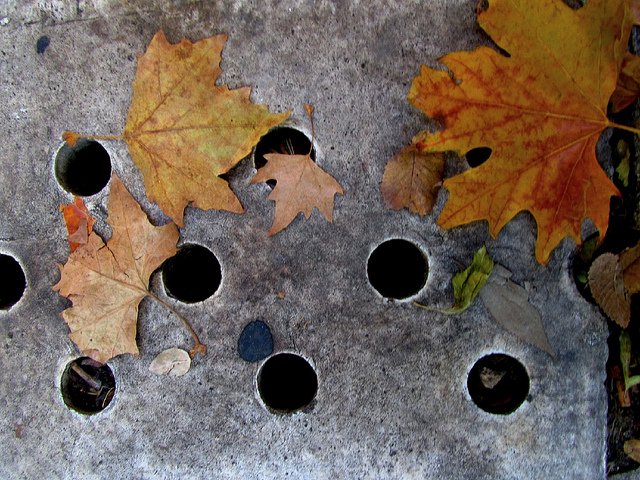
#> input picture agujeros/agujero.jpg, 640 x 480 px
$ python circulos.py agujeros/agujero.jpg
#> lines starting #> are read from the running program, lines starting #| are printed output that depends on the picture
from PIL import Image, ImageDraw,ImageFont
import sys, random
from math import sqrt,fabs,sin,cos,atan2, pow,radians

def convolucion(im,g):
    w, h = im.size
    pixeles = im.load()
    imCon = Image.new('RGB', (w,h))
    pixCon = imCon.load()

    for x in range(w):
        for y in range(h):
            suma = 0
            for i in range(x-1, x+2):
                for j in range(y-1, y+2):
                    try:
                        suma += g[i - (x-1)][j - (y-1)] * pixeles[i,j][1]
                    except:
                        pass
            pixCon[x,y] = (suma,suma,suma)
    return imCon

def centroCirculo(imx, imy, im, r):
    w,h = im.size
    freq = dict()
    circulos = dict()
    coordx = imx.load()
    coordy = imy.load()

    for x in range(w):
        for y in range(h):
            (rx,gx,bx) = coordx[x,y]
            (ry,gy,by) = coordy[x,y]

            gx = float(rx+gx+bx)/3
            gy = float(ry+gy+by)/3
            g = sqrt(pow(gx,2) + pow(gy,2))

            if fabs(g) > 0:
                #cosTheta = gx/g
                #sinTheta = gy/g
                theta = atan2(gy,gx)

                #centro = (int(x-r*cosTheta), int(y-r*sinTheta))
                centro = (int( x - r * cos(theta)), int( y - r * sin(theta)))
                #redondear
                centro = ((centro[0]/10)*10, (centro[1]/10)*10)

                if not centro in freq:
                    freq[centro] = 1
                else:
                    freq[centro] += 1

    return freq

def amarillo():
    amarillo = (random.randint(238,255), random.randint(100,255), random.randint(0,50))
    return amarillo


def etiquetarCirculos(im, freq, r):
    pixeles = im.load()
    w, h = im.size
    fuente = ImageFont.truetype('/usr/share/fonts/truetype/ubuntu-font-family/Ubuntu-LI.ttf',14)
    imagen = ImageDraw.Draw(im)
    cont = 1
    color = dict()
    aux = 1
    for i in freq.keys():
        color[i] = amarillo()
        imagen.ellipse((i[0]-aux, i[1]-aux, i[0]+aux, i[1]+aux), fill=(0,255,0))
        imagen.text((i[0]+aux+3, i[1]), ('Circulo '+str(cont)), fill=(0,255,0), font=fuente)
        cont +=1

    #print color

    for c in color.keys():
        i ,j = c
        for angulo in range(360):
            x = i + r*cos(angulo)
            y = j + r*sin(angulo)
            pixeles[x,y] = color[c]
    return im

if __name__ =="__main__":
    imPath = sys.argv[1]
    im = Image.open(imPath)
#> im is the input picture: PIL image 640x480 RGB; mean R, G, B 112.6, 98.9, 89.2
    w, h = im.size
#> w = 640; h = 480
    mx = [[-1, -1, -1], [2, 2, 2], [-1, -1, -1]]
    my = [[-1, 2, -1], [-1, 2, -1], [-1, 2, -1]]
    imx = convolucion(im, mx)
#> in convolucion, `imCon = Image.new('RGB', (w,h))`: imCon: PIL image 640x480 RGB; every value is 0
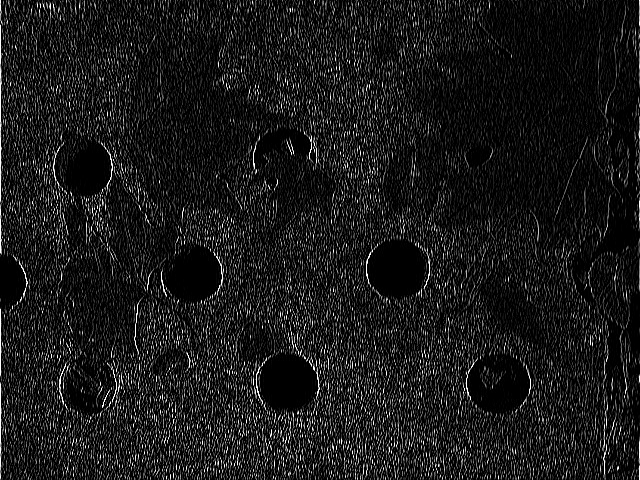
#> imx: PIL image 640x480 RGB; min 0, max 255, mean 25.5
    imy = convolucion(im, my)
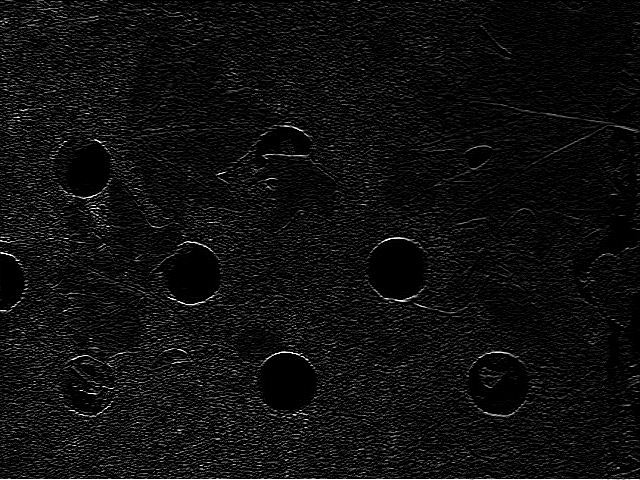
#> imy: PIL image 640x480 RGB; min 0, max 255, mean 15.3
    radio = 55

    freq = centroCirculo(imx, imy, im, radio)
#> after the loop in centroCirculo, `for x in range(w):`: freq = 171534 items
#> freq = 171534 items

    maximo = 0
    suma = 0.0
    for i in freq.keys():
        suma += freq[i]
        if freq[i] > maximo:
            maximo = freq[i]
#> this loop made 171534 passes
#> (i, suma) on passes 1 to 12: ((-55, 0), 1), ((-54, -3), 2), ((-53, -10), 3), ((-55, 3), 4), ((-55, 4), 5), ((-55, 5), 6), ((-54, -2), 7), ((-55, 7), 8), ((-54, 0), 9), ((-55, 9), 10), ((-54, 8), 11), ((-55, 11), 12)
#> suma on passes 135, 1288: 159, 1619
#> after the loop, maximo = 6; suma = 219842

    prom = suma/len(freq)
#> prom = 1.28
    #print prom
    #print maximo
    umbral = maximo-prom
#> umbral = 4.72
    #print umbral

#> (the run stopped early here; a loop or call above may not have finished)
